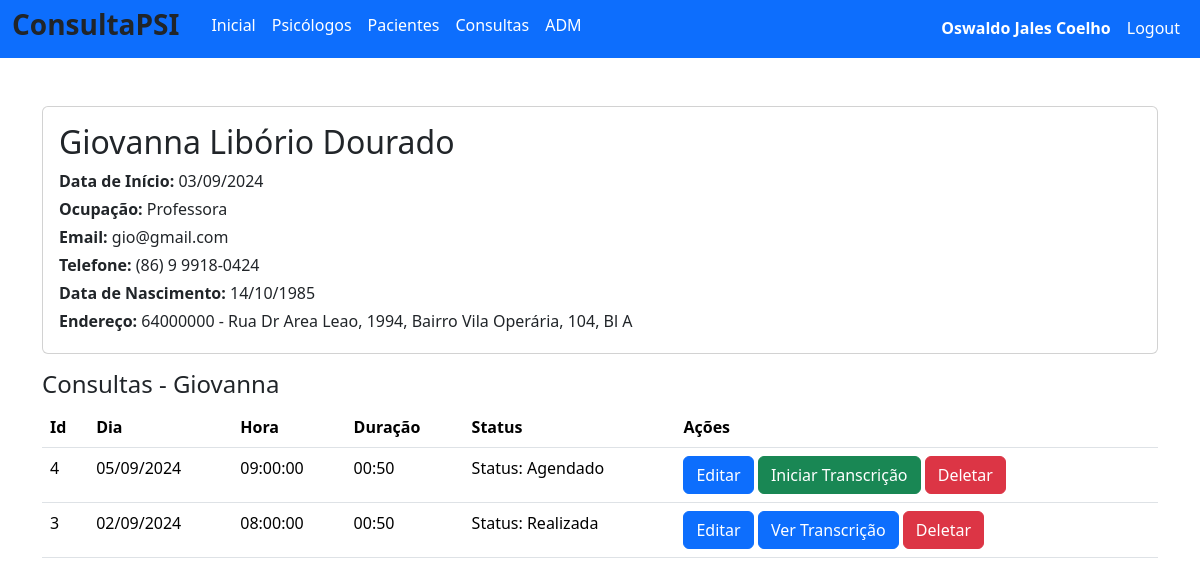
/pacientes/3 (signed in), run on the app's committed database.
### database/models/user_model.py (models this page shows, shortened)
class User(db.Model, UserMixin):
    __tablename__ = "user"
    id = db.Column('id', db.Integer, primary_key=True)
    nome = db.Column('nome', db.String(150))
    sobrenome = db.Column('sobrenome', db.String(150))
    crp = db.Column('crp', db.String(20))
    abordagem = db.Column('abordagem', db.String(50))
    email = db.Column('email', db.String(50), unique=True)
    telefone = db.Column('telefone', db.String(15), unique=True, nullable=False)
    login = db.Column('login', db.String(50), unique=True, nullable=False)
    senha = db.Column('senha', db.String(550), nullable=False)
    tipo = db.Column('tipo', db.String(25), nullable=False, default="none")

### database/models/paciente_model.py (models this page shows, shortened)
class Paciente(db.Model):
    __tablename__ = 'paciente'
    id = db.Column(db.Integer, primary_key=True, autoincrement=True)
    nome = db.Column(db.String(50), nullable=False)
    sobrenome = db.Column(db.String(150), nullable=False)
    cpf = db.Column(db.String(11), nullable=False, unique=True)
    nascimento = db.Column(db.Date, nullable=False)
    genero = db.Column(db.String(30), nullable=False)
    email = db.Column(db.String(50), nullable=False, unique=True)
    ocupacao = db.Column(db.String(50), nullable=False)
    cep = db.Column(db.String(8), nullable=False)
    endereco = db.Column(db.String(150), nullable=False)
    endereco_complemento = db.Column(db.String(150), nullable=False)
    fone = db.Column(db.String(15), nullable=False)
    datainicio = db.Column(db.Date, nullable=False)
    convenios_id = db.Column(db.Integer, db.ForeignKey('convenio.id'), nullable=True)

### database/models/consulta_model.py (models this page shows, shortened)
class Consulta(db.Model):
    __tablename__ = 'consulta'
    id = db.Column(db.Integer, primary_key=True, autoincrement=True)
    data_marcacao = db.Column('data_marcacao', db.String(50), nullable=False)
    data_consulta = db.Column('data_consulta', db.Date, nullable=False)
    hora_consulta = db.Column('hora_consulta', db.Time, nullable=False)
    duracao = db.Column('duracao', db.String(8), nullable=False, default="00:50:00")
    consulta_status_id = db.Column('consulta_status_id', db.Integer, db.ForeignKey('status_consulta.id'), nullable=False)
    convenios_id = db.Column('convenios_id', db.Integer, db.ForeignKey('convenio.id'), nullable=False)
    id_paciente = db.Column('id_paciente', db.Integer, db.ForeignKey('paciente.id'), nullable=False)
    psi_id = db.Column('psi_id', db.Integer, db.ForeignKey('user.id'), nullable=False)
    paciente = db.relationship('Paciente', backref='consultas')
    convenio = db.relationship('Convenio', backref='consultas')
    psi = db.relationship('User', backref='consultas')
    status = db.relationship('StatusConsulta', backref='consultas')
    transcricao = db.relationship('Transcricao', uselist=False, backref='consulta')

### database/models/status_consulta_model.py (models this page shows, shortened)
class StatusConsulta(db.Model):
    __tablename__ = 'status_consulta'
    id = db.Column(db.Integer, primary_key=True, autoincrement=True)
    status = db.Column(db.String(50), nullable=False)
    def __repr__(self):
        return f"Status: {self.status}"

### routes/pacientes.py (the view)
@blueprint_pacientes.route('/<int:id>', methods=['GET', 'POST'])
def pagina_paciente(id):
    paciente, error = PacienteService.get_paciente_by_id(id)
    consultas, error = ConsultaService.get_consulta_pacientes_por_id(id)
    if error:
        flash(error)
        return redirect('/pacientes/recovery')
    if request.method == 'GET':
        return render_template('pagina_pacientes.html', paciente=paciente, consultas=consultas)
    if request.method == 'POST':
        pass

### main.py (called while the page is built)
@app.template_filter('format_phone')
def format_phone(phone):
    return f"({phone[:2]}) {phone[2]} {phone[3:7]}-{phone[7:]}"

### routes/login.py (called while the page is built)
@login_manager.user_loader
def get_user(id):
    return User.query.get(id)

### service/consulta_service.py (called while the page is built)
    @staticmethod
    def get_consulta_pacientes_por_id(id_paciente):
        try:
            consultas = (
                db.session.query(Consulta)
                .join(Paciente)
                .filter(Consulta.id_paciente == id_paciente)
                .order_by(Consulta.id.desc())
                .all()
            )
            return consultas, None
        except Exception as e:
            return None, str(e)

### service/paciente_service.py (called while the page is built)
    @staticmethod
    def get_paciente_by_id(id):
        try:
            paciente = Paciente.query.get(id)
            if not paciente:
                return None, "Paciente não encontrado"
            return paciente, None
        except Exception as e:
            return None, str(e)

### templates/pagina_pacientes.html (shortened to what this page needs)
{% extends 'base.html' %}
{% block conteudo %}
<div class="card mb-3">
    <div class="card-body">
        <h2 class="card-title"> {{ paciente.nome }} {{ paciente.sobrenome }}</h2>
        <p class="mb-1"> <strong>Data de Início:</strong> {{ paciente.datainicio.strftime('%d/%m/%Y') }}</p>
        <p class="mb-1"> <strong>Ocupação:</strong> {{ paciente.ocupacao }}</p>
        <p class="mb-1"> <strong>Email:</strong> {{ paciente.email }}</p>
        <p class="mb-1"> <strong>Telefone:</strong> {{ paciente.fone | format_phone }}</p>
        <p class="mb-1"> <strong>Data de Nascimento:</strong> {{ paciente.nascimento.strftime('%d/%m/%Y') }}</p>
        <p class="mb-1"> <strong>Endereço:</strong> {{ paciente.cep }} - {{ paciente.endereco }}, {{ paciente.endereco_complemento }}</p>
    </div>
</div>
<h4>Consultas - {{ paciente.nome }}</h4>
<table class="table">
    <thead>
        <tr>
            <th scope="col">Id</th>
            <th scope="col">Dia</th>
            <th scope="col">Hora</th>
            <th scope="col">Duração</th>
            <th scope="col">Status</th>
            <th scope="col">Ações</th>
        </tr>
    </thead>
    <tbody>
        {% for consulta in consultas %}
        <tr>
            <td>{{ consulta.id }}</td>
            <td>{{ consulta.data_consulta.strftime('%d/%m/%Y') }}</td>
            <td>{{ consulta.hora_consulta }}</td>
            <td>{{ consulta.duracao }}</td>
            <td>{{ consulta.status }}</td>
            <td>
                <a type="button" class="btn btn-primary" href="/consultas/update/{{ consulta.id }}">Editar</a>
                {% if current_user.id == consulta.psi_id %}
                    {% if consulta.transcricao %}
                        <button type="button" class="btn btn-primary" data-bs-toggle="modal" data-bs-target="#transcricaoModal" data-id="{{ consulta.transcricao.id }}">Ver Transcrição</button>
                    {% else %}
                        <a type="button" class="btn btn-success" href="/transcricoes/start/{{ consulta.id }}">Iniciar Transcrição</a>
                    {% endif %}
                {% endif %}
                <a type="button" class="btn btn-danger" href="/consultas/delete/{{ consulta.id }}">Deletar</a>
            </td>
        </tr>
        {% endfor %}
    </tbody>
</table>
{% endblock %}

### templates/base.html (shortened to what this page needs)
<!doctype html>
<html lang="pt-BR">
  <head>
    <link href="https://cdn.jsdelivr.net/npm/bootstrap@5.3.2/dist/css/bootstrap.min.css" rel="stylesheet">
  </head>
  <body>
    <nav class="navbar navbar-expand-lg navbar bg-primary"  data-bs-theme="dark">
        <div class="container-fluid">
            <ul class="navbar-nav">
              <li> <h3 class="fw-bold me-4">ConsultaPSI</h3>  </li>
              {% if current_user.is_authenticated %}
              <li class="nav-item"><a class="nav-link active mb-0 h1" href="/">Inicial</a> </li>
              <li class="nav-item"><a class="nav-link active mb-0 h1" href="/psi/recovery">Psicólogos</a> </li>
              <li class="nav-item"><a class="nav-link active mb-0 h1" href="/pacientes/recovery">Pacientes</a> </li>
              <li class="nav-item"><a class="nav-link active mb-0 h1" href="/consultas/recovery">Consultas</a> </li>
              <li class="nav-item"><a class="nav-link active mb-0 h1" href="/adm/recovery">ADM</a> </li>
              {% endif %}
            </ul>
              <ul class="navbar-nav ms-auto">
              {% if current_user.is_authenticated %}
                <li class="nav-item"><p class="nav-link active mb-0 h1"><b> {{current_user.nome}} {{current_user.sobrenome}}</b></p> </li>
                <li class="nav-item"><a class="nav-link active mb-0 h1" href="/logout">Logout</a> </li>
              {% else %}
                <li class="nav-item"><a class="nav-link active mb-0 h1" href="/login">Login</a> </li>
                <li class="nav-item"><a class="nav-link active mb-0 h1" href="/login/register">Register</a> </li>
              {% endif %}
              </ul>
        </div>
    </nav>
    <div class="container">
      <br>
      <br>
        {% block conteudo %}
        {% endblock %}
        <br>
        <br>
        <br>
        <br>
    </div>
  </body>

### data on the page
User: nome "Oswaldo", sobrenome "Jales Coelho"
Paciente: nome "Giovanna", sobrenome "Libório Dourado", datainicio "03/09/2024", ocupacao "Professora", email "gio@gmail.com", fone "(86) 9 9918-0424", nascimento "14/10/1985", cep "64000000", endereco "Rua Dr Area Leao, 1994, Bairro Vila Operária", endereco_complemento "104, Bl A"
Consulta: id "4", data_consulta "05/09/2024", hora_consulta "09:00:00", duracao "00:50", status "Status: Agendado"
Consulta: id "3", data_consulta "02/09/2024", hora_consulta "08:00:00", duracao "00:50", status "Status: Realizada"
